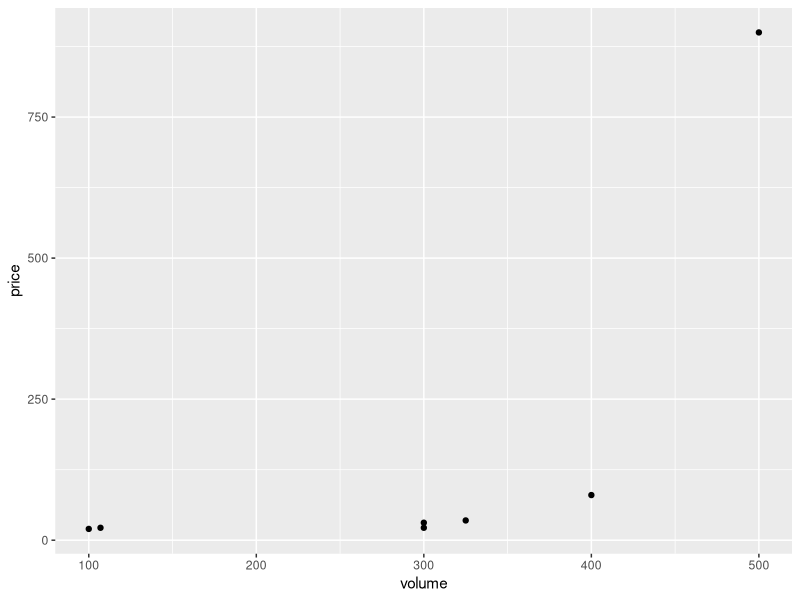
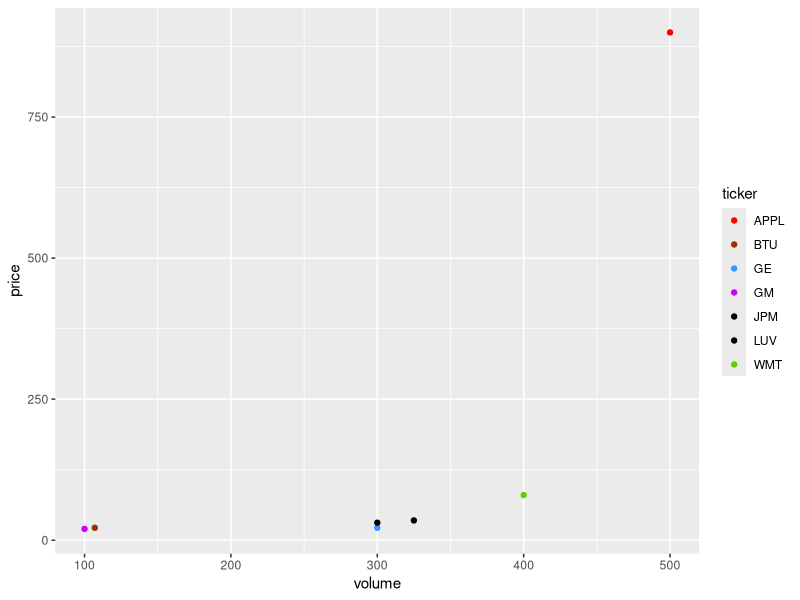

Generate these figures, in order, with R:
#!/usr/bin/R
library(ggplot2)

tick  <- c("GE","APPL","GM","BTU","WMT","JPM","LUV")
price <- c(22,900,20,22,80,31,35)
volume<- c(300,500,100,107,400,300,325)
df1 <- data.frame(ticker=tick, price=price, volume=volume)

# Here is an example with default colors
p <- ggplot(df1, aes(volume, price))+ 
  geom_point();
p


# Here is an example with colors specified by user
tick<-c("GE","APPL","GM","BTU","WMT")
ccodes<-c("#3399FF", "#FF0000", "#CC00FF", "#993300", "#66CC00")
cnames<-c("blue", "red", "purple", "brown", "green")
df2=data.frame(ticker=tick, color.codes=ccodes, color.names=cnames)

df3 <-merge(df1,df2, by=("ticker"), all.x=TRUE, all.y=TRUE)
df3$color.code.new <- ifelse(is.na(df3$color.codes), "#000000", as.character(df3$color.codes)) 

p <- ggplot(df3, aes(volume, price,colour = ticker))+ 
  geom_point() 
p + scale_colour_manual(breaks = df3$ticker,values = df3$color.code.new)

